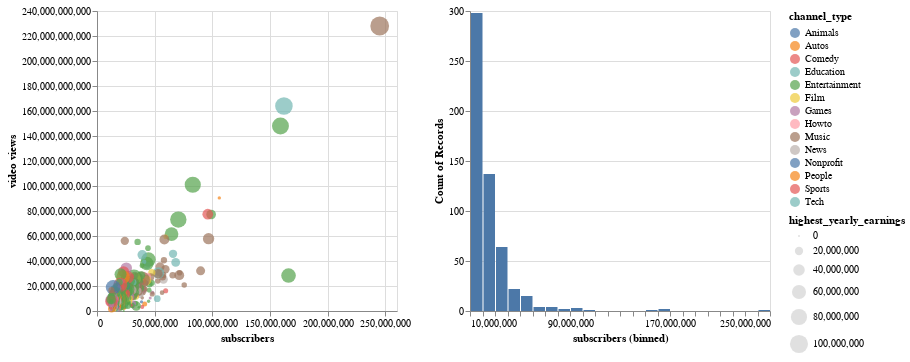

Notebook cell for this chart:
### Code cell
selection = alt.selection_point(fields=["channel_type"])


scatterplot = alt.Chart(data).mark_circle().encode(
    x = 'subscribers:Q',
    y = 'video views:Q',
    size = "highest_yearly_earnings:Q",
    color = alt.condition(selection, "channel_type", alt.value('lightgray')),
    tooltip =  alt.Tooltip('Youtuber')
).add_params(selection).properties(width=300, height=300)

# Create a histogram
hist = alt.Chart(data).mark_bar().encode(
    x = alt.X("subscribers", bin=alt.Bin(maxbins=30)),
    y = "count()"
).transform_filter(selection).properties(width=300, height=300)

# Connect our charts using the pipe operation
scatterplot | hist

### Figure 1 — Vega-Lite specification as saved in the notebook (floating-point values rounded to 4 significant figures; data arrays with more than 128 entries replaced by an {"elided": "..."} marker saying what was removed)
{"config": {"view": {"continuousWidth": 300, "continuousHeight": 300}}, "hconcat": [{"mark": {"type": "circle"}, "encoding": {"color": {"condition": {"param": "param_5", "field": "channel_type"}, "value": "lightgray"}, "size": {"field": "highest_yearly_earnings", "type": "quantitative"}, "tooltip": {"field": "Youtuber", "type": "nominal"}, "x": {"field": "subscribers", "type": "quantitative"}, "y": {"field": "video views", "type": "quantitative"}}, "height": 300, "name": "view_1", "width": 300}, {"mark": {"type": "bar"}, "encoding": {"x": {"bin": {"maxbins": 30}, "field": "subscribers", "type": "quantitative"}, "y": {"aggregate": "count", "type": "quantitative"}}, "height": 300, "transform": [{"filter": {"param": "param_5"}}], "width": 300}], "data": {"name": "data-8c6742fdeb2244512e5b40bb0c3cb683"}, "params": [{"name": "param_5", "select": {"type": "point", "fields": ["channel_type"]}, "views": ["view_1"]}], "$schema": "https://vega.github.io/schema/vega-lite/v5.8.0.json", "datasets": {"data-8c6742fdeb2244512e5b40bb0c3cb683": {"elided": "554 records"}}}
